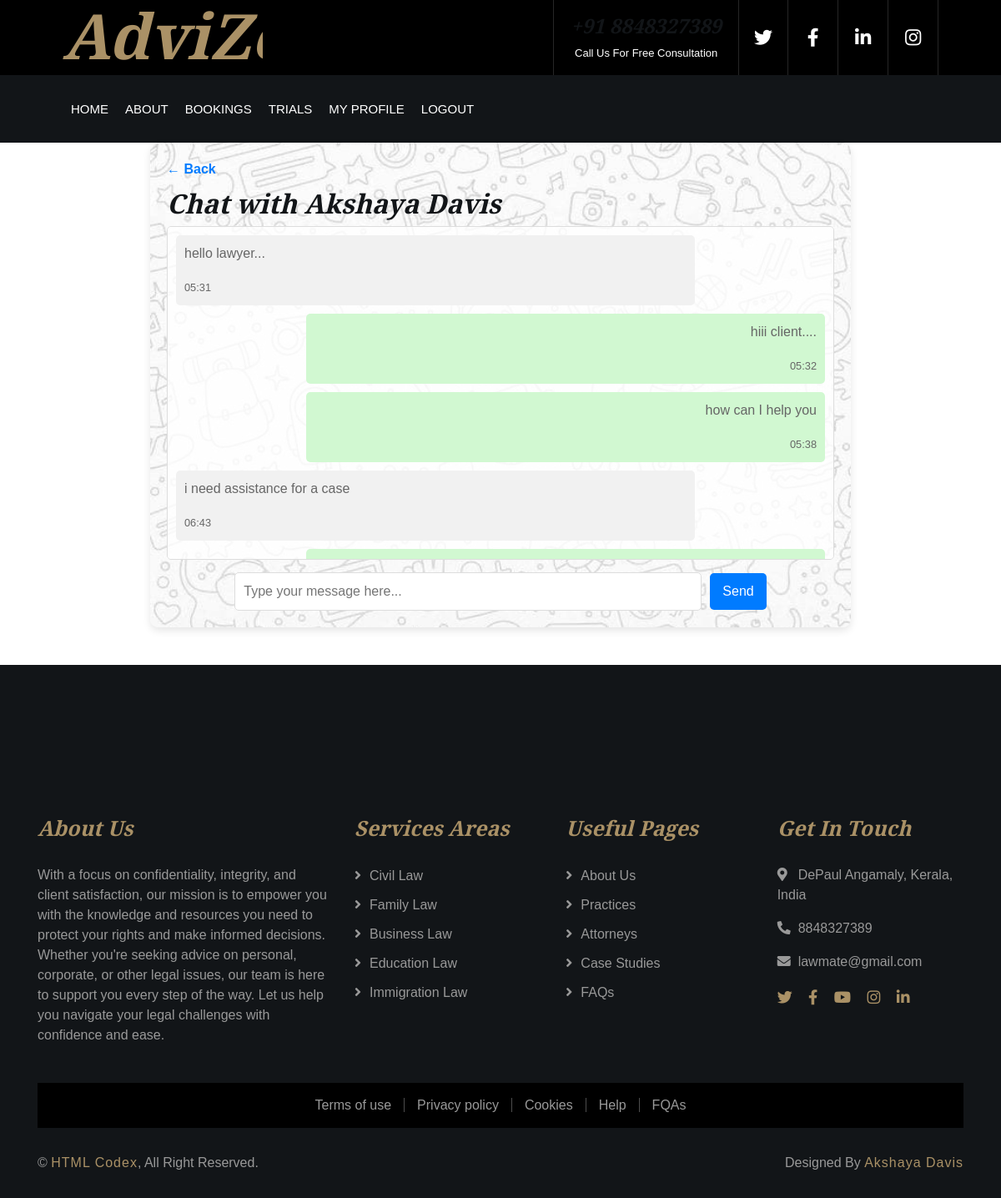
Screenshot of /chat/4/ (signed in) with the database file from the repository.
### userapp/models.py (models this page shows)
class Register(AbstractUser):
    usertype = models.CharField(max_length=50, default="admin")
    phone = models.CharField(max_length=15, null=True)  # Changed to CharField
    image = models.ImageField(upload_to='uploads/', null=True)
    barcouncil_number = models.CharField(max_length=15, null=True)
    specialization = models.CharField(max_length=50, null=True)
    address = models.CharField(max_length=100, null=True)
    bio = models.TextField(max_length=1000, null=True)
    qualification = models.CharField(max_length=50, null=True)
    experience = models.CharField(max_length=10, null=True)
    consultation_mode = models.CharField(max_length=50, null=True)
    court_jurisdiction = models.CharField(max_length=50, null=True)
    court_type = models.CharField(max_length=50, null=True)
    place = models.CharField(max_length=50, null=True)
    is_approved = models.BooleanField(default=True)

class Chat(models.Model):
    sender = models.ForeignKey(Register, on_delete=models.CASCADE, related_name='sender',null=True)
    receiver = models.ForeignKey(Register, on_delete=models.CASCADE, related_name='receiver',null=True)
    date = models.DateField(auto_now_add=True)
    time = models.TimeField(auto_now_add=True)
    message = models.TextField(max_length=1000, null=True)
    response = models.TextField(max_length=1000, null=True)
    created_at = models.DateTimeField(auto_now_add=True)
    updated_at = models.DateTimeField(auto_now=True)

### userapp/views.py (the view)
# urls.py: path('chat/<int:id>/',views.chat,name="chat"),
def chat(request, id):
    sender = request.user
    receiver = Register.objects.get(id=id)  # Fetch the receiver by ID
    chats = Chat.objects.filter(sender=sender, receiver=receiver) | Chat.objects.filter(sender=receiver, receiver=sender)
    chats = chats.order_by("created_at")  # Order messages by time
    if request.method == 'POST':
        form = ChatForm(request.POST)
        if form.is_valid():
            message = form.cleaned_data['message']
            Chat.objects.create(sender=sender, receiver=receiver, message=message)
            return redirect('chat', id=id)  # Ensure correct redirect
    else:
        form = ChatForm()
    return render(request, 'chat.html', {'chats': chats, 'form': form, 'receiver': receiver})

### userapp/forms.py
class ChatForm(forms.ModelForm):
    class Meta:
        model = Chat
        fields = ['message']
        widgets = {
            'message': forms.Textarea(attrs={'rows': 2, 'placeholder': 'Type your message here...'}),
        }
        labels = {
            'message': '',
        }
        help_texts = {
            'message': '',
        }

### userapp/templates/chat.html (shortened to what this page needs)
{% load static %}
{% include 'header.html' %}
<link rel="stylesheet" href="{% static 'css/chat.css' %}">
<div class="chat-container">
    <a href="javascript:history.back()" class="back-btn">← Back</a>
    <h2>Chat with {{ receiver.first_name }}</h2>
    <div class="chat-box">
        {% for chat in chats %}
            <div class="chat-message {% if chat.sender == request.user %}sent{% else %}received{% endif %}">
                <p>{{ chat.message }}</p>
                <small>{{ chat.created_at|time:"H:i" }}</small>
            </div>
        {% endfor %}
    </div>
    <form method="post" class="chat-input">
        <input type="text" name="{{ form.message.name }}" placeholder="Type your message here..." required>
        <button type="submit" class="send-btn">Send</button>
    </form>
</div>
{% include 'footer.html' %}

### userapp/static/css/style.css (style rules this page uses)
body { color: #666666; background: #ffffff; font-family: 'Roboto', sans-serif; font-weight: 400; }
h1, h2, h3, h4, h5, h6 { font-family: 'EB Garamond', serif; font-weight: 600; font-style: italic; color: #121518; }
a { color: #454545; transition: .3s; }

### userapp/static/css/chat.css (style rules this page uses)
body, html { height: 100%; margin: 0; font-family: Arial, sans-serif; }
.chat-container { width: 70%; margin: auto; background: url('../img/chat.jpg') no-repeat center center; background-size: cover; padding: 20px; border-radius: 10px; box-shadow: 0 4px 10px rgba(0, 0, 0, 0.1); position: relative; z-index: 2; }
.back-btn { display: inline-block; margin-bottom: 10px; color: #007bff; text-decoration: none; font-size: 16px; font-weight: bold; }
.chat-box { max-height: 400px; width: 100%; overflow-y: auto; padding: 10px; border: 1px solid #ddd; border-radius: 5px; margin-bottom: 15px; background: rgba(255, 255, 255, 0.8); }
.chat-message { padding: 10px; border-radius: 5px; margin-bottom: 10px; max-width: 80%; word-wrap: break-word; }
.sent { background: #d1f8d1; text-align: right; margin-left: auto; }
.received { background: #f1f1f1; text-align: left; }
.chat-input { display: flex; justify-content: center; align-items: center; gap: 10px; margin-top: 10px; }
.chat-input input { width: 70%; padding: 10px; border: 1px solid #ddd; border-radius: 5px; font-size: 16px; }
.send-btn { padding: 10px 15px; border: none; background: #007bff; color: white; border-radius: 5px; cursor: pointer; font-size: 16px; }

### rows the page displays
Register: first_name "Akshaya Davis"
Chat: message "hello lawyer...", created_at "05:31"
Chat: message "hiii client....", created_at "05:32"
Chat: message "how can I help you", created_at "05:38"
Chat: message "i need assistance for a case", created_at "06:43"
